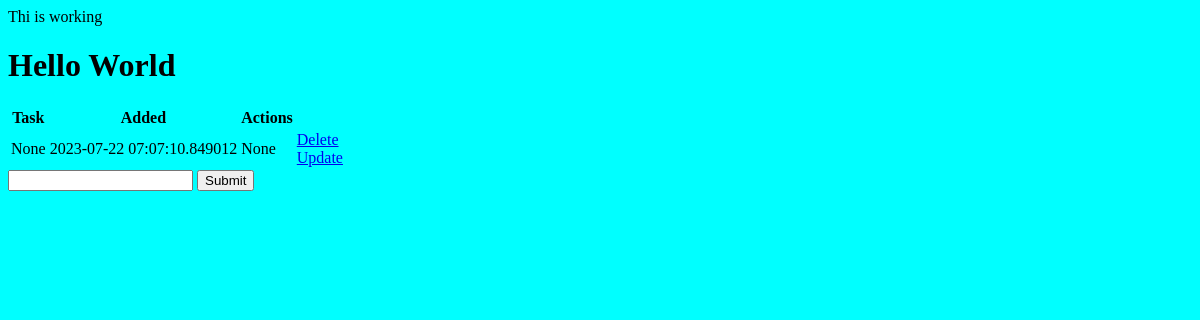
The app's page /, older data.
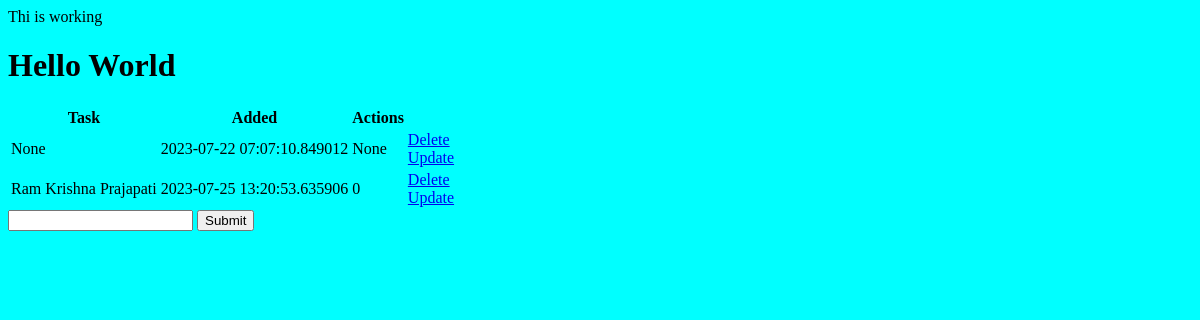
The same page, newer data.
### models.py (models this page shows, shortened)
class Todo(db.Model):
    id = db.Column(db.Integer, primary_key=True)
    title = db.Column(
        db.String(200),
    )
    description = db.Column(db.String(10000))
    completed = db.Column(db.Integer, default=0)
    date_created = db.Column(db.DateTime, default=datetime.utcnow)
    event_date = db.Column(db.DateTime)
    content = db.Column(db.String(10000))
    def __repr__(self):
        return "<Task %r>" % self.id

### app.py (the view)
@app.route("/", methods=["POST", "GET"])
def index():
    print(request.method)
    if request.method == "POST":
        test_content = request.form["content"]
        new_task = Todo(title=test_content)
        try:
            db.session.add(new_task)
            db.session.commit()
            return redirect("/")
        except:
            return "Exception"
    else:
        todo = Todo.query.all()
        print(todo)
    return render_template(
        "index.html",
        context={"todos": todo},
    )

### templates/index.html (shortened to what this page needs)
{% extends 'base.html' %} {% block head %}{% endblock head %} {% block body %}
<h1>Hello World</h1>
<table>
  <tr>
    <th>Task</th>
    <th>Added</th>
    <th>Actions</th>
  </tr>
  {% for todo in context.todos %}
  <tr>
    <td>{{todo.title}}</td>
    <td>{{todo.date_created}}</td>
    <td>{{todo.completed}}</td>
    <td>
      <a href="/delete/{{todo.id}}/">Delete</a> <br />
      <a href="/update/{{todo.id}}/">Update</a>
    </td>
  </tr>
  {% endfor %}
</table>
<form action="/" method="POST">
  <input
    type="text"
    name="content"
    id="content"
  />
  <input type="submit" name="" id="" />
</form>
{% endblock body %}

Row changes from the older to the newer data that the page shows:
added Todo: title "Ram Krishna Prajapati", date_created "2023-07-25 13:20:53.635906", completed "0"
